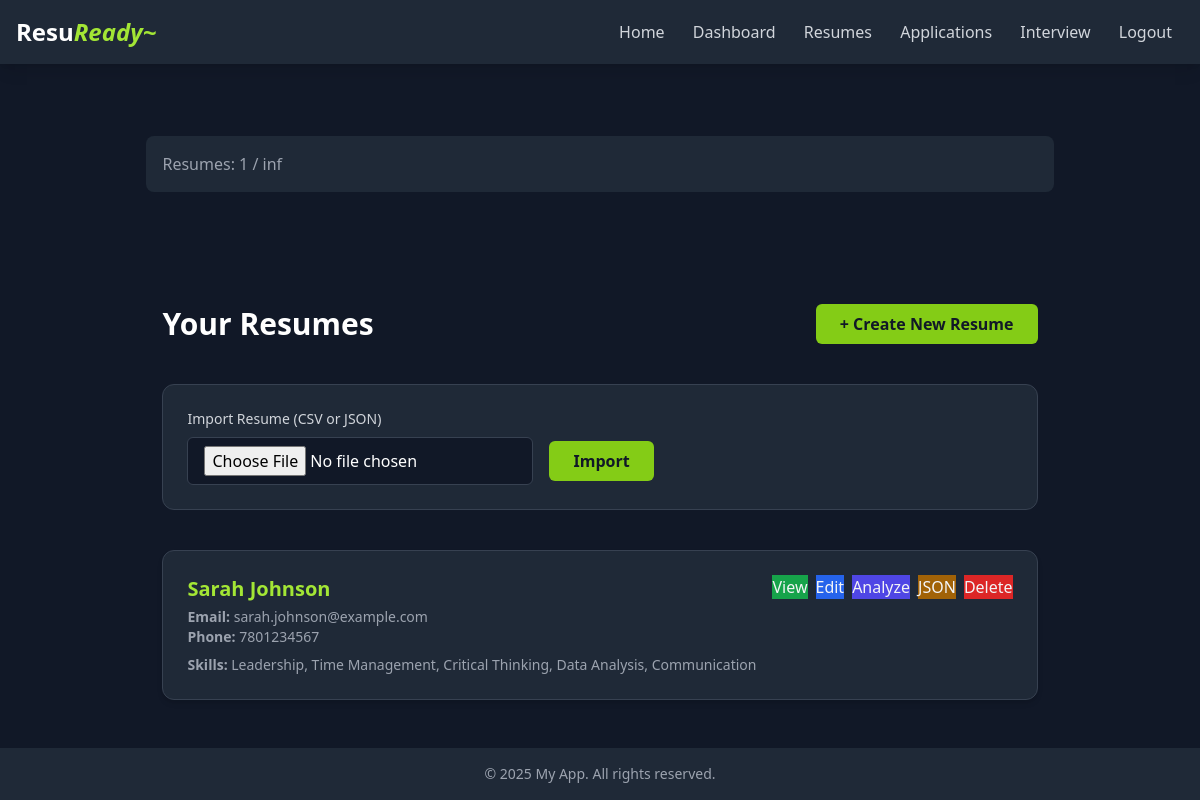
The page /resumes/ (signed in) on the database its author committed.
### backend/models/resume.py (models this page shows)
class Resume(db.Model):
    __tablename__ = 'resume'
    id = db.Column(db.String(36), primary_key=True, default=lambda: str(uuid.uuid4()))
    owner_id = db.Column(db.String(36), db.ForeignKey('user.id'), nullable=False)
    first_name = db.Column(db.String(80), nullable=False)
    last_name = db.Column(db.String(80), nullable=False)
    address = db.Column(db.String(500), nullable=False)
    city = db.Column(db.String(80), nullable=False)
    phone_number = db.Column(db.String(12), nullable=False)
    date_of_birth = db.Column(db.Date, nullable=False)
    email = db.Column(db.String(120), nullable=False)
    skills = db.Column(db.String(500), nullable=False)
    analysis = db.Column(db.String(5000))
    optimized_version = db.Column(db.String(10000))
    work_experiences = db.relationship('WorkExperience', backref='resume', lazy=True, cascade="all, delete-orphan")
    education_history = db.relationship('EducationHistory', backref='resume', lazy=True, cascade="all, delete-orphan")
    certificates = db.relationship('Certification', backref='resume', lazy=True, cascade="all, delete-orphan")

### backend/routes/resume.py (the view)
@resume_bp.route('/')
@login_required
def dashboard():
    resumes = Resume.query.filter_by(owner_id=current_user.id).all()
    return render_template('resumes/dashboard.html', resumes=resumes)

### backend/__init__.py (called while the page is built)
def check_subscription_status():
    if current_user.is_authenticated:
        current_user.check_subscription_status()

### backend/models/user.py (called while the page is built)
@login_manager.user_loader
def user_loader(user_id):
    if user_id:
        user = User.query.get(user_id)
        db.session.commit()
        return user
    return None

    @property
    def max_resumes(self):
        if not self.subscription or not self.subscription.tier_id:
            return 1  # Free tier default
        if self.subscription.tier_id == 'diamond':
            return float('inf')  # Unlimited for Diamond
        elif self.subscription.tier_id == 'gold':
            return 5  # Gold tier gets 5 resumes
        return 1  # Free tier default

    def check_subscription_status(self):
        if not self.subscription:
            return
        now = datetime.utcnow()
        if self.subscription.next_payment_date and now > self.subscription.next_payment_date:
            if not self.subscription.is_in_grace_period:
                self.handle_subscription_expiration()
            elif self.subscription.status != 'past_due':
                self.handle_payment_failure()
        if self.subscription.status == 'cancelled' and self.subscription.end_date and now > self.subscription.end_date:
            self.create_free_subscription()

### frontend/templates/resumes/dashboard.html (shortened to what this page needs)
{% extends 'base.html' %}
{% block content %}
<div class="bg-gray-800 p-4 rounded-lg mb-6">
    <p class="text-gray-400">
        Resumes: {{ current_user.resumes|length }} / {{ current_user.max_resumes }}
    </p>
</div>
<section class="max-w-6xl mx-auto px-4 py-12">
  <div class="flex flex-col md:flex-row md:items-center md:justify-between mb-10 gap-4">
    <h1 class="text-3xl font-extrabold text-white">Your Resumes</h1>
    <a href="{{ url_for('resumes.create') }}"
       class="inline-block bg-lime-500 text-gray-900 font-semibold px-6 py-2 rounded-md hover:bg-lime-400 transition">
      + Create New Resume
    </a>
  </div>
  <form action="{{ url_for('resumes.import_resume') }}" method="POST" enctype="multipart/form-data"
        class="bg-gray-800 p-6 rounded-xl border border-gray-700 mb-10">
    <label for="file" class="block text-sm font-medium text-gray-300 mb-2">Import Resume (CSV or JSON)</label>
    <div class="flex flex-col sm:flex-row items-center gap-4">
      <input type="file" name="file" required
             class="bg-gray-900 text-white border border-gray-700 rounded-md px-4 py-2 w-full sm:w-auto">
      <button type="submit"
              class="bg-lime-500 hover:bg-lime-400 text-gray-900 font-semibold px-6 py-2 rounded-md transition">
        Import
      </button>
    </div>
  </form>
  {% if resumes %}
    <div class="grid gap-6">
      {% for resume in resumes %}
        <div class="bg-gray-800 border border-gray-700 rounded-xl p-6 shadow-md hover:shadow-lg transition">
          <div class="flex flex-col md:flex-row md:justify-between md:items-start gap-4">
            <div>
              <h3 class="text-xl font-bold text-lime-400">{{ resume.first_name }} {{ resume.last_name }}</h3>
              <p class="text-gray-400 text-sm mt-1"><strong>Email:</strong> {{ resume.email }}</p>
              <p class="text-gray-400 text-sm"><strong>Phone:</strong> {{ resume.phone_number }}</p>
              <p class="text-gray-400 text-sm mt-2"><strong>Skills:</strong>
                {{ resume.skills[:200] }}{% if resume.skills|length > 200 %}...{% endif %}
              </p>
            </div>
            <div class="flex flex-wrap justify-start md:justify-end gap-2 mt-4 md:mt-0">
              <a href="{{ url_for('resumes.view', resume_id=resume.id) }}"
                 class="btn-action bg-green-600 hover:bg-green-500">View</a>
              <a href="{{ url_for('resumes.edit', resume_id=resume.id) }}"
                 class="btn-action bg-blue-600 hover:bg-blue-500">Edit</a>
              <a href="{{ url_for('resumes.analyze', resume_id=resume.id) }}"
                 class="btn-action bg-indigo-600 hover:bg-indigo-500">Analyze</a>
              <a href="{{ url_for('resumes.export_resume', resume_id=resume.id, format='json') }}"
                 class="btn-action bg-yellow-700 hover:bg-yellow-600">JSON</a>
              <form method="POST" action="{{ url_for('resumes.delete', resume_id=resume.id) }}"
                    onsubmit="return confirm('Delete this resume?');">
                <button type="submit" class="btn-action bg-red-600 hover:bg-red-500">Delete</button>
              </form>
            </div>
          </div>
        </div>
      {% endfor %}
    </div>
  {% endif %}
</section>
{% endblock %}

### frontend/templates/resumes/dashboard.html (style rules this page uses)
.btn-action { @apply text-sm text-white font-semibold px-4 py-2 rounded-md transition shadow-sm; }

### rows shown on the page
Resume: first_name "Sarah", last_name "Johnson", email "sarah.johnson@example.com", phone_number "7801234567", skills "Leadership, Time Management, Critical Thinking, Data Analysis, Communication"

### other values the page prints
{{ current_user.resumes|length }} "1"
{{ current_user.max_resumes }} "inf"
